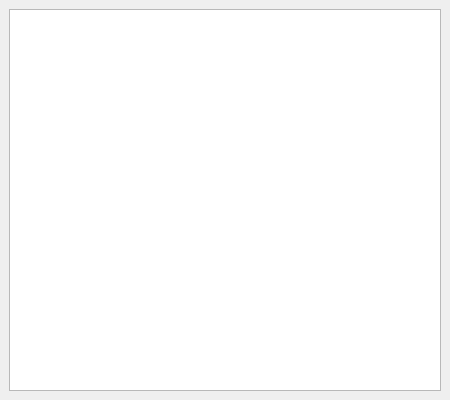
<?xml version="1.0" encoding="UTF-8"?>
<ui version="4.0">
 <class>all_users</class>
 <widget class="QMainWindow" name="all_users">
  <property name="geometry">
   <rect>
    <x>0</x>
    <y>0</y>
    <width>450</width>
    <height>400</height>
   </rect>
  </property>
  <property name="minimumSize">
   <size>
    <width>450</width>
    <height>400</height>
   </size>
  </property>
  <property name="maximumSize">
   <size>
    <width>450</width>
    <height>400</height>
   </size>
  </property>
  <property name="windowTitle">
   <string>Все пользователи</string>
  </property>
  <widget class="QWidget" name="centralwidget">
   <layout class="QGridLayout" name="gridLayout">
    <item row="0" column="0">
     <widget class="QTableView" name="tableView_all_users"/>
    </item>
   </layout>
  </widget>
 </widget>
 <resources/>
 <connections/>
</ui>
